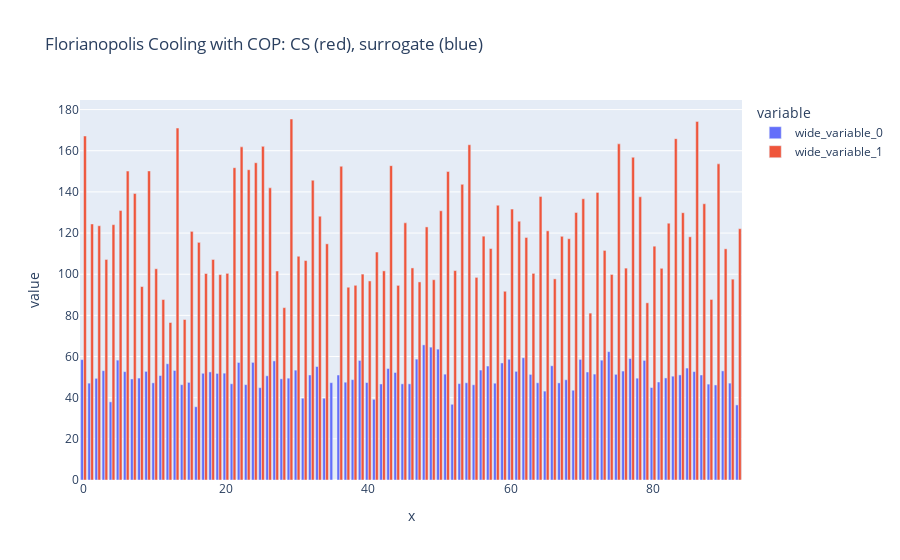

Notebook code for this chart:
### Code cell
# px.bar(x=annual_predictions.index, y=annual_predictions["Cooling"], title="Surrogate")
fig = px.bar(
    x=annual_predictions.index,
    y=[
        annual_predictions.Cooling.divide(COP_COOLING),
        # umi_df[umi_df["load"] == "cooling"]["annual"].divide(tfa, axis=0),
        CS_building_results['cooling'].sum(axis=1),
    ],
    title="Florianopolis Cooling with COP: CS (red), surrogate (blue)",
    barmode="group"
)
fig.show()

### Figure 1 — Plotly figure (JSON) as saved in the notebook; plotly's stock layout.template omitted (floating-point values rounded to 4 significant figures)
{"data": [{"alignmentgroup": "True", "hovertemplate": "variable=wide_variable_0<br>x=%{x}<br>value=%{y}<extra></extra>", "legendgroup": "wide_variable_0", "marker": {"color": "#636efa", "pattern": {"shape": ""}}, "name": "wide_variable_0", "offsetgroup": "wide_variable_0", "orientation": "v", "showlegend": true, "textposition": "auto", "type": "bar", "x": [0, 1, 2, 3, 4, 5, 6, 7, 8, 9, 10, 11, 12, 13, 14, 15, 16, 17, 18, 19, 20, 21, 22, 23, 24, 25, 26, 27, 28, 29, 30, 31, 32, 33, 34, 35, 36, 37, 38, 39, 40, 41, 42, 43, 44, 45, 46, 47, 48, 49, 50, 51, 52, 53, 54, 55, 56, 57, 58, 59, 60, 61, 62, 63, 64, 65, 66, 67, 68, 69, 70, 71, 72, 73, 74, 75, 76, 77, 78, 79, 80, 81, 82, 83, 84, 85, 86, 87, 88, 89, 90, 91, 92], "xaxis": "x", "y": [58.51, 47.07, 49.41, 53.13, 37.98, 58.25, 52.67, 49.11, 49.53, 52.79, 47.21, 50.76, 56.48, 53.23, 46.32, 47.44, 35.6, 51.86, 52.53, 51.79, 51.92, 46.77, 57.12, 46.34, 57.16, 44.88, 50.64, 57.87, 49.16, 49.48, 53.39, 39.76, 51.03, 55.14, 39.75, 47.29, 51.01, 47.52, 48.77, 58.1, 47.35, 39.23, 46.67, 54.19, 52.25, 46.73, 46.74, 58.74, 65.66, 64.56, 63.6, 51.43, 36.79, 46.84, 47.26, 46.27, 53.43, 55.38, 47.04, 56.87, 58.68, 52.8, 59.41, 51.32, 47.24, 43.2, 55.51, 47.19, 48.72, 43.63, 58.6, 52.48, 51.47, 58.23, 62.37, 51.35, 52.94, 59.04, 49.48, 58.12, 44.94, 47.62, 49.6, 50.45, 51.07, 54.39, 52.68, 51.03, 46.6, 46.19, 53.02, 47.08, 36.49], "yaxis": "y"}, {"alignmentgroup": "True", "hovertemplate": "variable=wide_variable_1<br>x=%{x}<br>value=%{y}<extra></extra>", "legendgroup": "wide_variable_1", "marker": {"color": "#EF553B", "pattern": {"shape": ""}}, "name": "wide_variable_1", "offsetgroup": "wide_variable_1", "orientation": "v", "showlegend": true, "textposition": "auto", "type": "bar", "x": [0, 1, 2, 3, 4, 5, 6, 7, 8, 9, 10, 11, 12, 13, 14, 15, 16, 17, 18, 19, 20, 21, 22, 23, 24, 25, 26, 27, 28, 29, 30, 31, 32, 33, 34, 35, 36, 37, 38, 39, 40, 41, 42, 43, 44, 45, 46, 47, 48, 49, 50, 51, 52, 53, 54, 55, 56, 57, 58, 59, 60, 61, 62, 63, 64, 65, 66, 67, 68, 69, 70, 71, 72, 73, 74, 75, 76, 77, 78, 79, 80, 81, 82, 83, 84, 85, 86, 87, 88, 89, 90, 91, 92], "xaxis": "x", "y": [167.2, 124.4, 123.5, 107.2, 124.1, 130.9, 150.1, 139.2, 94.0, 150.2, 102.6, 87.69, 76.53, 171.0, 77.99, 120.8, 115.5, 100.3, 107.2, 99.8, 100.4, 151.8, 161.9, 150.8, 154.2, 162.1, 142.0, 101.6, 83.75, 175.4, 108.7, 106.6, 145.7, 128.2, 114.8, 0, 152.4, 93.67, 94.61, 100.0, 96.73, 110.8, 101.6, 152.7, 94.57, 125.0, 103.0, 96.25, 123.0, 97.32, 130.8, 149.9, 101.8, 143.7, 162.9, 98.46, 118.5, 112.5, 133.5, 91.71, 131.6, 125.8, 117.9, 100.4, 137.7, 121.1, 97.74, 118.4, 117.3, 130.0, 136.7, 81.1, 139.7, 111.6, 99.87, 163.3, 103.0, 156.8, 137.6, 86.1, 113.6, 102.9, 124.8, 165.9, 129.9, 118.2, 174.3, 134.2, 87.73, 153.6, 112.3, 97.6, 122.1], "yaxis": "y"}], "layout": {"barmode": "group", "legend": {"title": {"text": "variable"}, "tracegroupgap": 0}, "title": {"text": "Florianopolis Cooling with COP: CS (red), surrogate (blue)"}, "xaxis": {"anchor": "y", "domain": [0, 1], "title": {"text": "x"}}, "yaxis": {"anchor": "x", "domain": [0, 1], "title": {"text": "value"}}}}
